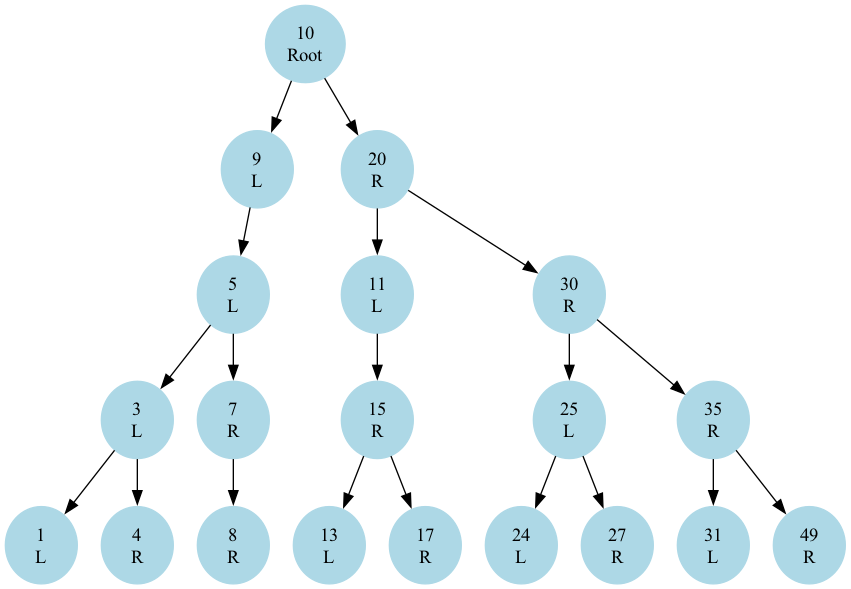

The Python source for this figure:
import graphviz

class Node:
    nodes = []
    def __init__(self, data, parent=None, char='Root'):
        self.data = data
        self.left = None
        self.right = None
        self.char = char
        self.parent = parent
        Node.nodes.append(self)  # Append the node object to the list

    def insert(self, data):
        if self.data is None:
            self.data = data
        elif data <= self.data:
            if self.left is None:
                self.left = Node(data, self, char='L')
            else:
                self.left.insert(data)
        else:
            if self.right is None:
                self.right = Node(data, self, char='R')
            else:
                self.right.insert(data)

    @classmethod
    def get_nodes(cls):
        return cls.nodes
    
    @staticmethod
    def visualize():
        # Get all node objects
        nodes = Node.get_nodes()
        
        dot = graphviz.Digraph('binary_tree', comment='Binary Tree Visualization',
                            node_attr={'color': 'lightblue', 'style': 'filled'})
        for item in nodes:
            dot.node(f'{item.data}', f'{item.data}\n{item.char}', {'color': 'lightblue', 'style': 'filled'})
            for elem in nodes:
                if item.left==elem:
                    dot.edge(f'{item.data}', f'{item.left.data}')
            for elem in nodes:
                if item.right==elem:
                    dot.edge(f'{item.data}', f'{item.right.data}')
        dot.render(filename='binary_tree', format='png', view=True)

# Example usage:
if __name__ == "__main__":
    # Create the root of the tree
    root = Node(10)

    # Insert nodes
    keys = [20, 11, 9, 30, 5, 15, 25, 35, 3, 1, 13, 31, 27, 7, 4, 24, 17, 8, 49]
    for key in keys:
        root.insert(key)
    root.visualize()


                
